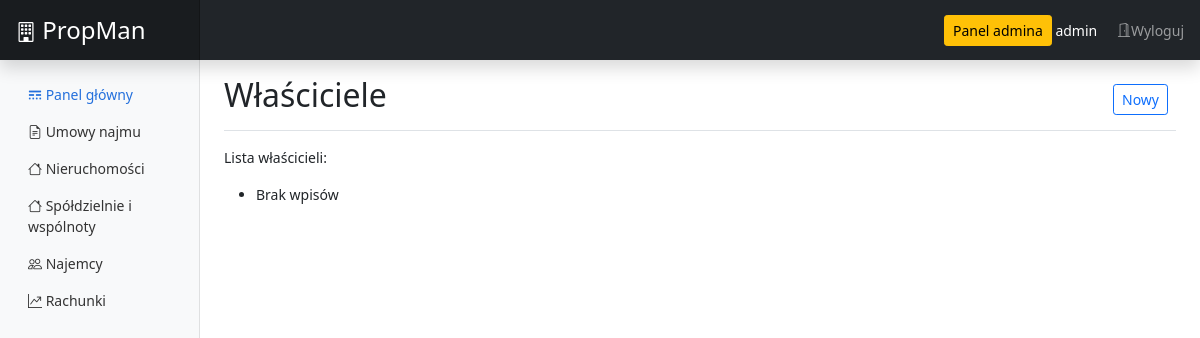
Page /app/forms/landlord/list (signed in) on the earlier database version.
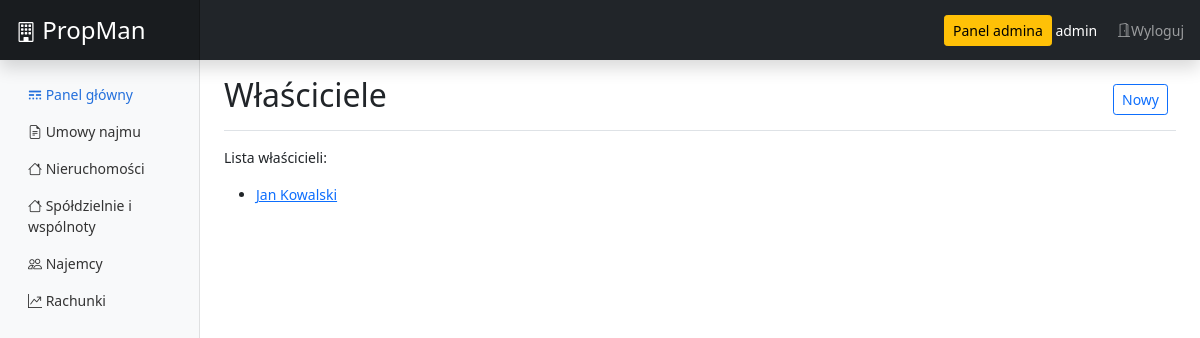
Same page on the later database version.
### app/models.py (models this page shows, shortened)
class Landlords(models.Model):
    id = models.AutoField(primary_key=True)
    name = models.CharField(max_length=45, blank=False) # Landlords first name
    surname = models.CharField(max_length=45, blank=False) # Landlords last name
    phone = models.CharField(max_length=12, blank=True) # Landlords phone number
    email = models.EmailField(max_length=254, blank=True) # Landlords email address
    class Meta:
        ordering = ['id']

### app/views.py (the view)
# urls.py: path('forms/landlord/list', views.landlord_list, name='landlord_all'),
def landlord_list(request):
    form = Landlords.objects.all()
    return render(request, 'registration/landlords/landlord_list.html', {'landlord_all': form})

### templates/registration/landlords/landlord_list.html
{% extends 'registration/base.html' %}
{% block content %}
<div class="d-flex justify-content-between flex-wrap flex-md-nowrap align-items-center pt-3 pb-2 mb-3 border-bottom">
  <h1 class="h2">Właściciele</h1>
  <div class="btn-toolbar mb-2 mb-md-0">
    <div class="btn-group me-2">
      <a href="{% url 'landlord_new' %}" type="button" class="btn btn-sm btn-outline-primary">Nowy</a>
    </div>
  </div>
</div>
<div class="">
  <p>Lista właścicieli:</p>
  <ul>
    {% for l in landlord_all %}
      <li>
        <a href="/app/forms/landlord/item/{{ l.id }}">{{ l.name }} {{ l.surname }}</a>
      </li>
    {% empty %}
      <li>Brak wpisów</li>
    {% endfor %}
  </ul>
</div>
{% endblock %}

Differences in the rows shown:
added Landlords: name "Jan", surname "Kowalski"
Other differences:
text no longer shown: "Brak wpisów"
